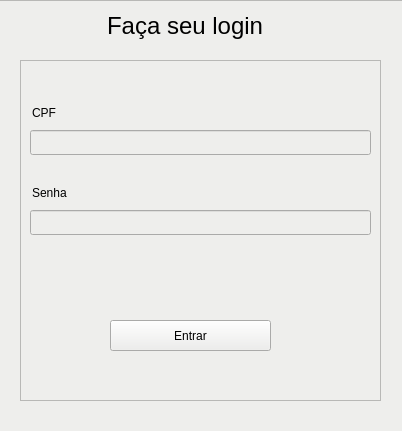
<?xml version="1.0" encoding="UTF-8"?>
<ui version="4.0">
 <class>MainWindow</class>
 <widget class="QMainWindow" name="MainWindow">
  <property name="enabled">
   <bool>true</bool>
  </property>
  <property name="geometry">
   <rect>
    <x>0</x>
    <y>0</y>
    <width>402</width>
    <height>431</height>
   </rect>
  </property>
  <property name="windowTitle">
   <string>Login</string>
  </property>
  <property name="animated">
   <bool>true</bool>
  </property>
  <widget class="QWidget" name="centralwidget">
   <widget class="QFrame" name="frame">
    <property name="geometry">
     <rect>
      <x>-20</x>
      <y>0</y>
      <width>451</width>
      <height>471</height>
     </rect>
    </property>
    <property name="styleSheet">
     <string notr="true">background-color: rgb(238, 238, 236);</string>
    </property>
    <property name="frameShape">
     <enum>QFrame::StyledPanel</enum>
    </property>
    <property name="frameShadow">
     <enum>QFrame::Raised</enum>
    </property>
    <widget class="QFrame" name="frame_2">
     <property name="geometry">
      <rect>
       <x>40</x>
       <y>60</y>
       <width>361</width>
       <height>341</height>
      </rect>
     </property>
     <property name="frameShape">
      <enum>QFrame::StyledPanel</enum>
     </property>
     <property name="frameShadow">
      <enum>QFrame::Raised</enum>
     </property>
     <widget class="QLineEdit" name="lineEdit">
      <property name="geometry">
       <rect>
        <x>10</x>
        <y>70</y>
        <width>341</width>
        <height>25</height>
       </rect>
      </property>
      <property name="styleSheet">
       <string notr="true">border-color: rgb(92, 53, 102);</string>
      </property>
     </widget>
     <widget class="QLineEdit" name="lineEdit_2">
      <property name="geometry">
       <rect>
        <x>10</x>
        <y>150</y>
        <width>341</width>
        <height>25</height>
       </rect>
      </property>
      <property name="styleSheet">
       <string notr="true">border-color: rgb(92, 53, 102);</string>
      </property>
     </widget>
     <widget class="QLineEdit" name="lineEdit_4">
      <property name="geometry">
       <rect>
        <x>10</x>
        <y>40</y>
        <width>113</width>
        <height>25</height>
       </rect>
      </property>
      <property name="text">
       <string>CPF</string>
      </property>
      <property name="frame">
       <bool>false</bool>
      </property>
     </widget>
     <widget class="QLineEdit" name="lineEdit_5">
      <property name="geometry">
       <rect>
        <x>10</x>
        <y>120</y>
        <width>113</width>
        <height>25</height>
       </rect>
      </property>
      <property name="text">
       <string>Senha</string>
      </property>
      <property name="frame">
       <bool>false</bool>
      </property>
     </widget>
     <widget class="QPushButton" name="pushButton">
      <property name="geometry">
       <rect>
        <x>90</x>
        <y>260</y>
        <width>161</width>
        <height>31</height>
       </rect>
      </property>
      <property name="styleSheet">
       <string notr="true">border-color: rgb(92, 53, 102);

alternate-background-color: rgb(85, 87, 83);</string>
      </property>
      <property name="text">
       <string>Entrar</string>
      </property>
     </widget>
    </widget>
    <widget class="QLineEdit" name="lineEdit_3">
     <property name="geometry">
      <rect>
       <x>120</x>
       <y>10</y>
       <width>171</width>
       <height>31</height>
      </rect>
     </property>
     <property name="font">
      <font>
       <family>Ubuntu</family>
       <pointsize>18</pointsize>
       <weight>50</weight>
       <italic>false</italic>
       <bold>false</bold>
      </font>
     </property>
     <property name="toolTip">
      <string>&lt;html&gt;&lt;head/&gt;&lt;body&gt;&lt;p align=&quot;center&quot;&gt;yesy&lt;/p&gt;&lt;/body&gt;&lt;/html&gt;</string>
     </property>
     <property name="layoutDirection">
      <enum>Qt::LeftToRight</enum>
     </property>
     <property name="autoFillBackground">
      <bool>false</bool>
     </property>
     <property name="text">
      <string>Faça seu login</string>
     </property>
     <property name="frame">
      <bool>false</bool>
     </property>
     <property name="alignment">
      <set>Qt::AlignCenter</set>
     </property>
     <property name="dragEnabled">
      <bool>false</bool>
     </property>
     <property name="readOnly">
      <bool>true</bool>
     </property>
    </widget>
   </widget>
  </widget>
 </widget>
 <resources/>
 <connections/>
</ui>
